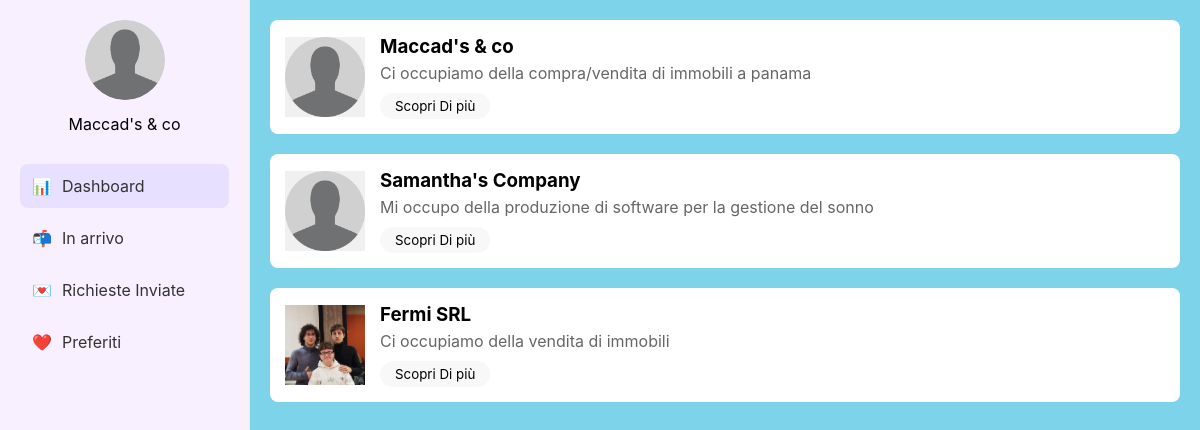
Screenshot of /Sito/SchermataStudente.php (signed in) with the database file from the repository.
### tables this page shows
CREATE TABLE `Aziende` (
  `ID` int NOT NULL,
  `Nome` varchar(60) NOT NULL,
  `Indirizzo` varchar(100) NOT NULL,
  `Foto` varchar(70) NOT NULL DEFAULT 'img/defaultPF.png',
  `Descrizione` varchar(250) NOT NULL,
  `Email` varchar(60) NOT NULL,
  `Password` varchar(128) NOT NULL
);

### Sito/SchermataStudente.php (the view, shortened to what this page needs)
<!DOCTYPE html>
<html lang="it">
<head>
</head>
<body>
    <div class="sidebar">
	<?php
      $foto = $_SESSION["Foto"];
      echo '<div class="profile">
               <img class="profile-image" src=' . $foto . ' alt="Profile Picture" width="500" height="600">
              <p>' . $_SESSION["Nome_utente"] . '</p>
          </div>';
	?>
        <nav>
            <a href="#" class="menu-item active">
                📊 <span>Dashboard</span>
            </a>
            <a href="#" class="menu-item">
                📬 <span>In arrivo</span>
            </a>
            <a href="#" class="menu-item">
                💌 <span>Richieste Inviate</span>
            </a>
            <a href="#" class="menu-item">
                ❤️ <span>Preferiti</span>
            </a>
        </nav>
    </div>
    <div class="main-content">
        <?php
        	$conn = Connect();
            $query = "SELECT * FROM Aziende";
            $result = mysqli_query($conn,$query);
            if(mysqli_num_rows($result) > 0){
            	while($row = mysqli_fetch_assoc($result)){
                	echo '<div class="company-card">
                            <img class="company-image" src="'. $row['Foto'] .'" alt="Company Image">
                            <div class="company-info">
                                <h3>'. $row['Nome'] .'</h3>
                                <p>'. $row['Descrizione'] .'</p>
                                <button class="more-button">Scopri Di più</button>
                            </div>
                          </div>';
                }
            }
        ?>
    </div>
</body>
</html>

### Sito/SchermataStudente.php (style rules this page uses)
* { margin: 0; padding: 0; box-sizing: border-box; font-family: -apple-system, BlinkMacSystemFont, 'Segoe UI', Roboto, sans-serif; }
body { display: flex; min-height: 100vh; }
.sidebar { width: 250px; background-color: #f8f0ff; padding: 20px; display: flex; flex-direction: column; border-right: 1px solid #eee; }
.profile { text-align: center; margin-bottom: 30px; }
.profile-image { width: 80px; height: 80px; background-color: #e8e0ff; border-radius: 50%; margin: 0 auto 10px; }
.menu-item { display: flex; align-items: center; padding: 12px; margin-bottom: 8px; border-radius: 8px; color: #333; text-decoration: none; transition: background-color 0.2s; }
.menu-item.active { background-color: #e8e0ff; }
.menu-item span { margin-left: 10px; }
.main-content { flex-grow: 1; background-color: #7dd3e9; padding: 20px; }
.company-card { background-color: white; border-radius: 8px; padding: 15px; margin-bottom: 20px; display: flex; align-items: center; }
.company-image { width: 80px; height: 80px; background-color: #f0f0f0; margin-right: 15px; }
.company-info h3 { margin-bottom: 5px; }
.company-info p { color: #666; margin-bottom: 10px; }
.more-button { background-color: #f8f8f8; border: none; padding: 5px 15px; border-radius: 15px; cursor: pointer; }

### rows the page displays
aziende: Foto (placeholder picture), Nome "Maccad's & co", Descrizione "Ci occupiamo della compra/vendita di immobili a panama"
aziende: Foto (placeholder picture), Nome "Samantha's Company", Descrizione "Mi occupo della produzione di software per la gestione del sonno"
aziende: Foto (picture), Nome "Fermi SRL", Descrizione "Ci occupiamo della vendita di immobili"

### other values shown
$_SESSION["Nome_utente"] "Maccad's & co"
